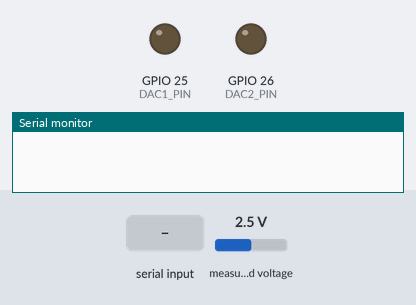
Simulated run of this program. Board: ESP32. On the bench: output pins drawn as LEDs (lit = HIGH), the last lines printed to the serial monitor. Inputs (shaded band) come from the test bench; at power-on: measured voltage 2.5 V.

Above: at 2.2 s.
2.3 s: "B" received over Serial
At 2.45 s:
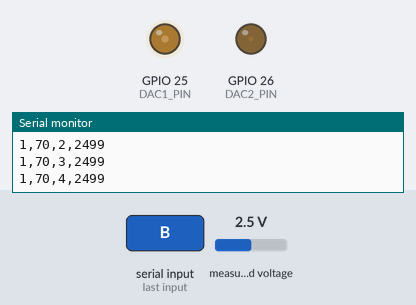
At 3.4 s:
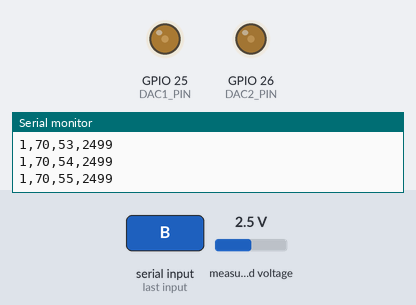
Timing chart, 0 to 11.3 s (numbered marks = the images above; inputs shaded):
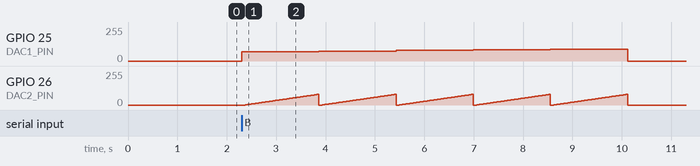

Measured:
- after the input at 2.3 s, GPIO 25 (DAC1_PIN): rises from 0/255 to 90/255 in 6.3 s, then falls to 0/255 in 1.6 s; GPIO 26 (DAC2_PIN): ramps from 0/255 to 80/255 and jumps back, once every 1.6 s

The program:

main.cpp
```cpp
#include <Arduino.h>
#include <WiFi.h>
#include <WebSocketsServer.h>
#include <Wire.h>
#include <Adafruit_ADS1X15.h>

// --- PINS ---
const int DAC1_PIN = 25; // Base/Gate Drive
const int DAC2_PIN = 26; // Sweep Voltage
// ADC_PIN 34 IS GONE! We use I2C Pins 21 & 22 now.

Adafruit_ADS1115 ads; // The ADS1115 module

const char *ssid = "NSUT_CurveTracer";
const char *password = "12345678";
WebSocketsServer webSocket = WebSocketsServer(81);

const int NUM_CURVES = 5;
const int SWEEP_MAX = 80;
const int SWEEP_STEP = 1;

char pendingCommand = '\0';
void runSweep(char cmd);

void webSocketEvent(uint8_t num, WStype_t type, uint8_t *payload, size_t length)
{
  if (type == WStype_TEXT)
  {
    char cmd = (char)payload[0];
    if (cmd == 'B' || cmd == 'b' || cmd == 'M' || cmd == 'm')
    {
      pendingCommand = cmd;
    }
  }
}

void setup()
{
  Serial.begin(115200);

  dacWrite(DAC1_PIN, 0);
  dacWrite(DAC2_PIN, 0);

  // Initialize I2C for ADS1115 on Pins 21 (SDA) and 22 (SCL)
  Wire.begin(21, 22);

  if (!ads.begin())
  {
    Serial.println("Failed to initialize ADS1115!");
    while (1)
      ;
  }
  // The default gain is 2/3 (+/- 6.144V), which is perfect for our 0-3.3V range.

  WiFi.softAP(ssid, password);
  webSocket.begin();
  webSocket.onEvent(webSocketEvent);
  delay(1000);
}

void loop()
{
  webSocket.loop();

  if (Serial.available() > 0)
  {
    pendingCommand = Serial.read();
  }

  if (pendingCommand != '\0')
  {
    char cmdToRun = pendingCommand;
    pendingCommand = '\0';
    runSweep(cmdToRun);
  }
}

void runSweep(char cmd)
{
  int driveSteps[NUM_CURVES];

  if (cmd == 'B' || cmd == 'b')
  {
    driveSteps[0] = 70;
    driveSteps[1] = 75;
    driveSteps[2] = 80;
    driveSteps[3] = 85;
    driveSteps[4] = 90;
  }
  else if (cmd == 'M' || cmd == 'm')
  {
    driveSteps[0] = 89;
    driveSteps[1] = 91;
    driveSteps[2] = 93;
    driveSteps[3] = 96;
    driveSteps[4] = 98;
  }
  else
  {
    return;
  }

  // Header now explicitly says ADS1115_mV
  Serial.println("Curve_Num,DAC1_Val,DAC2_Val,ADS1115_mV");
  webSocket.broadcastTXT("Curve_Num,DAC1_Val,DAC2_Val,ADS1115_mV");

  for (int c = 0; c < NUM_CURVES; c++)
  {
    dacWrite(DAC1_PIN, driveSteps[c]);
    delay(50);

    for (int dac2_val = 0; dac2_val <= SWEEP_MAX; dac2_val += SWEEP_STEP)
    {
      dacWrite(DAC2_PIN, dac2_val);
      delay(10);

      // Read directly in milli-volts from the ADS1115!
      int16_t adc0 = ads.readADC_SingleEnded(0);
      float volts = ads.computeVolts(adc0);
      int measured_mV = volts * 1000.0;

      String dataPacket = String(c + 1) + "," + String(driveSteps[c]) + "," + String(dac2_val) + "," + String(measured_mV);

      Serial.println(dataPacket);
      webSocket.broadcastTXT(dataPacket);
      webSocket.loop();
    }
    dacWrite(DAC2_PIN, 0);
  }
  dacWrite(DAC1_PIN, 0);
  Serial.println("--- SWEEP COMPLETE ---");
  webSocket.broadcastTXT("--- SWEEP COMPLETE ---");
}
```
